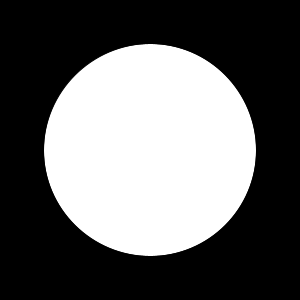
Frame 1 (no input)
Frame 60 (the mouse pressed at the canvas centre just before this capture): identical to frame 1, image omitted
Frame 120 (the mouse held since frame 60 and released just before this capture): blank canvas, image omitted

The Processing sketch that drew this single still picture (run headless with seeded random() and noise(); from frame 60 on, the mouse is pressed at the canvas centre):

// Processing sketch: map
// ── map.pde
float posX, posY;
float s;
float tMax = 500;

void setup(){
  size(300,300);
  posX = width/2;
  posY = height/2;
  s = 50;
}

void draw(){
  float d = dist(mouseX, mouseY, posX, posY);
  float dMap = map(d,0,500,0,1);//quien,min,max,min,max
  
  background(0);
  ellipse(posX, posY, dMap *tMax, dMap *tMax);
}
